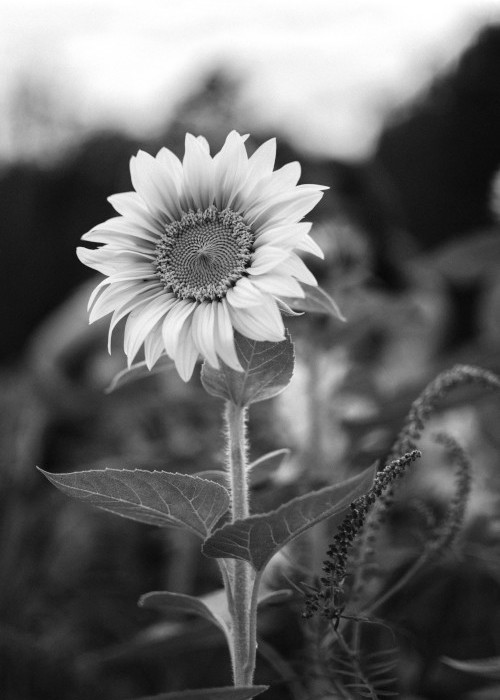
#> input picture Apps/EdgeDetection/static/sunflower.jpg, 500 x 700 px
$ jupyter execute generate_LoG_kernels.ipynb
#> lines starting #> are read from the running program, lines starting #| are printed output that depends on the picture; after the words box and inside, x2 and y2 are one past the last pixel; in counts of white or black regions, pixels touching at a corner belong together
[cell 1]
import numpy as np
import matplotlib.pyplot as plt
from skimage.io import imread
from skimage.util import img_as_float
from scipy.ndimage import convolve

[cell 2]
def get_log_kernel(sigma:float) -> np.ndarray:
    """
    Returns a Laplacian of the Gaussian kernel for the given sigma

    Parameters
    ----------
    sigma : float
        Standard deviation of the Gaussian filter

    Returns
    -------
    np.ndarray
        Laplacian of the Gaussian kernel
    """

    kernel_size = int(2 * np.ceil(3 * sigma) + 1)
    x = np.arange(-kernel_size // 2 + 1, kernel_size // 2 + 1)
    y = np.arange(-kernel_size // 2 + 1, kernel_size // 2 + 1)
    xx, yy = np.meshgrid(x, y)

    return (xx**2 + yy**2 - 2 * sigma**2) / sigma**4 * np.exp(-(xx**2 + yy**2) / (2 * sigma**2))

kernels = {f"LoG_sigma_{sigma}": get_log_kernel(sigma) for sigma in np.arange(1, 10.5, 0.5)}

[cell 3]
# Save kernels to file
np.savez('static/log_kernels.npz', **kernels)

[cell 4]
log_kernels = np.load('static/log_kernels.npz')
print(log_kernels["LoG_sigma_1.0"])

[cell 5]
img = img_as_float(imread("static/sunflower.jpg"))
#> img: shape (700, 500) float64; min 0, max 1, mean 0.408

kernel = log_kernels["LoG_sigma_4.0"]
img_convol = convolve(img, kernel)
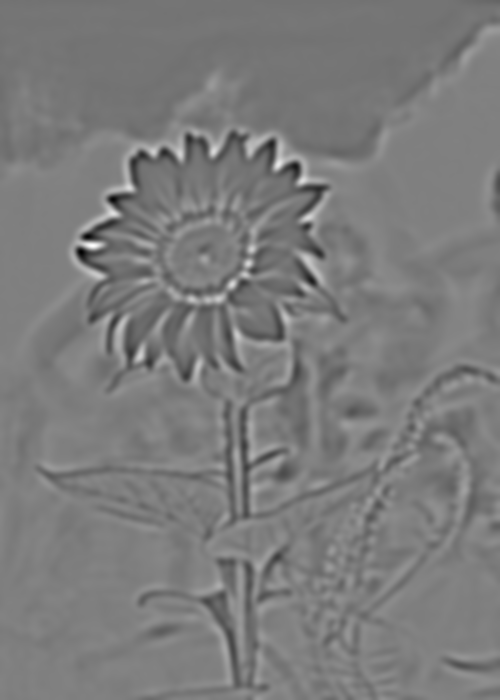
#> img_convol: shape (700, 500) float64; min -2.47, max 2.42, mean -0.095; drawn with min black and max white

lap_sign = np.sign(img_convol)
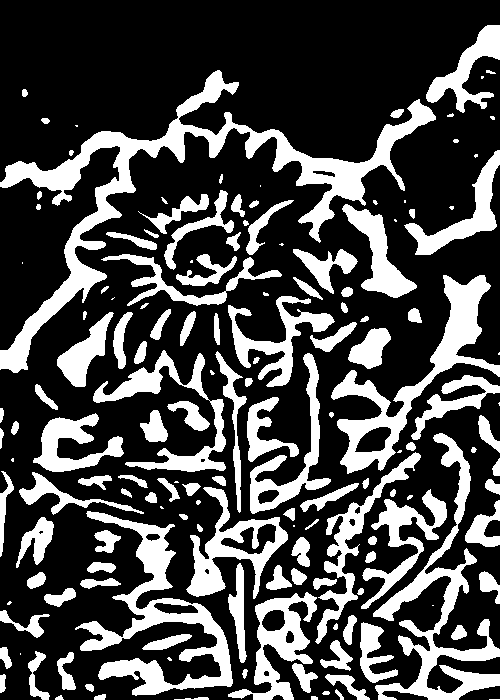
#> lap_sign: shape (700, 500) float64; values -1 (black) and 1 (white), 28.7% white; 154 white regions (29 under 20 px), largest, box (x1, y1, x2, y2) and area: (0, 70, 436, 373) 15746, (75, 511, 233, 696) 7521, (373, 433, 500, 700) 7076

# Zero-pad the last row and column
# The pad_width parameter is the number of pixels to pad
# on each side (before and after for each dimension)
lap_sign = np.pad(lap_sign, pad_width=((0, 1), (0, 1)), mode='constant')
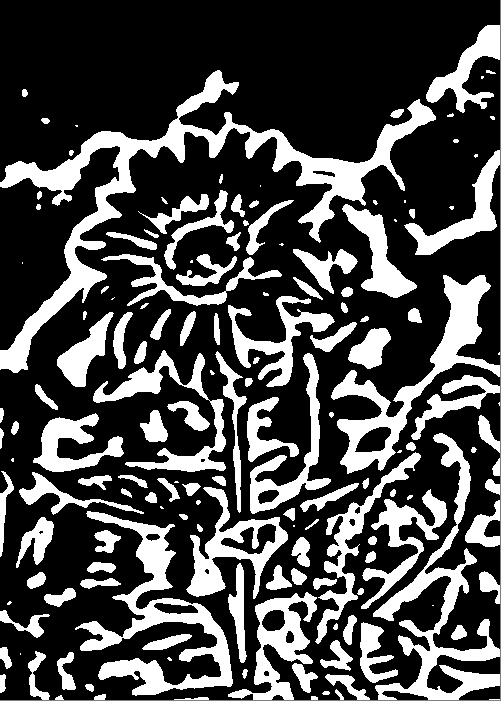
#> lap_sign: shape (701, 501) float64; min -1, max 1, mean -0.425; drawn with min black and max white

# Check if neighbor pixels have opposite sign
diff_x = (lap_sign[:-1, :-1] - lap_sign[:-1, 1:] < 0)
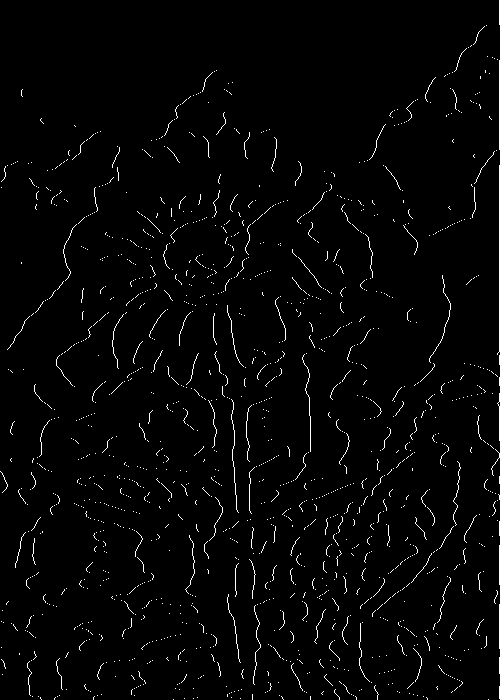
#> diff_x: shape (700, 500) bool; 2.1% white in thin lines or dots
diff_y = lap_sign[:-1, :-1] - lap_sign[1:, :-1] < 0
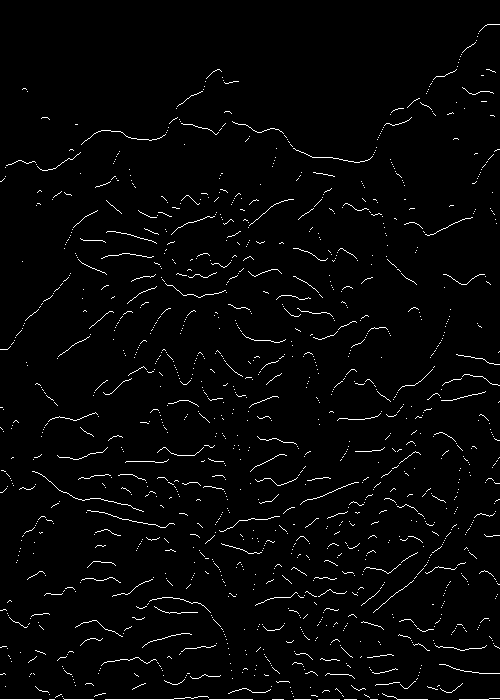
#> diff_y: shape (700, 500) bool; 2.2% white in thin lines or dots

# If either of the above is true, the pixel is a zero-crossing
edges =  np.logical_or(diff_x, diff_y).astype(float)
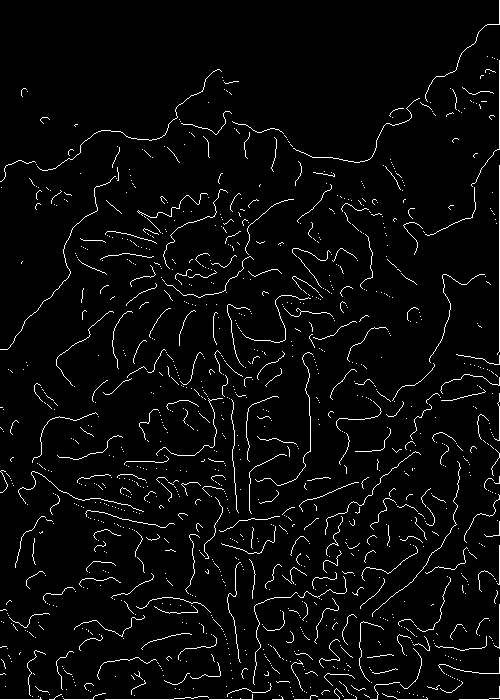
#> edges: shape (700, 500) float64; values 0 (black) and 1 (white), 3.7% white in thin lines or dots

fig, ax = plt.subplots(1, 3, figsize=(15, 5))

ax[0].imshow(img, cmap='gray')
ax[0].set_title('Original Image')
ax[0].axis('off')

ax[1].imshow(img_convol, cmap='gray')
ax[1].set_title('LoG Convolution')
ax[1].axis('off')

ax[2].imshow(edges, cmap='gray')
ax[2].set_title('Zero-crossings')
ax[2].axis('off')

plt.tight_layout()

$ run again, with Apps/EdgeDetection/static/dog.jpg copied over Apps/EdgeDetection/static/sunflower.jpg
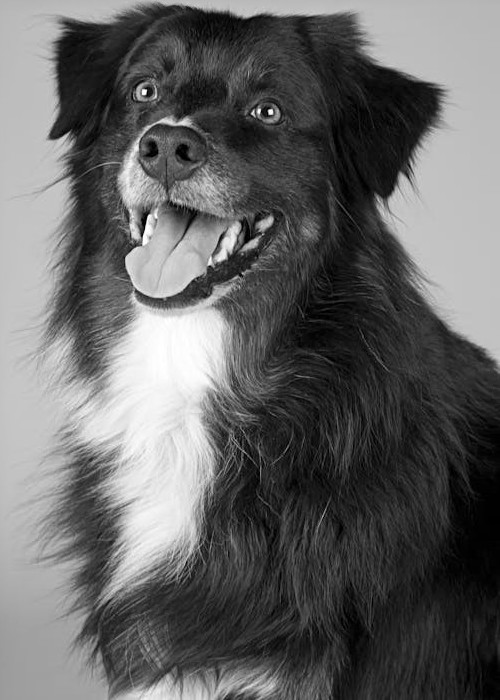
#> input picture Apps/EdgeDetection/static/dog.jpg, 500 x 700 px
#> `lap_sign = np.sign(img_convol)`:
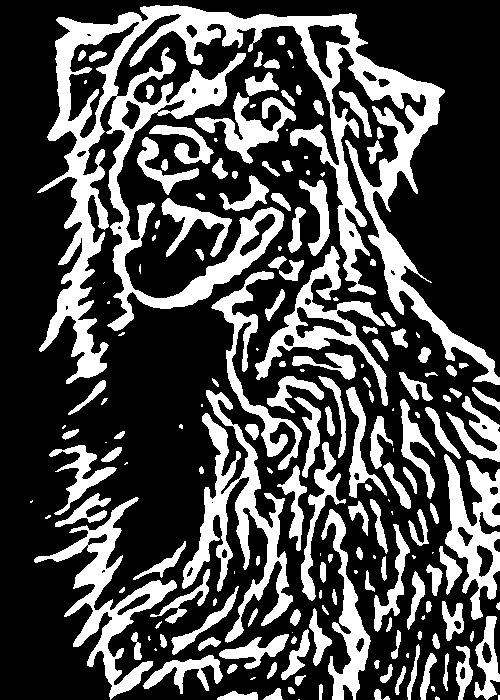
#> lap_sign: shape (700, 500) float64; values -1 (black) and 1 (white), 30.1% white; 187 white regions (46 under 20 px), largest, box (x1, y1, x2, y2) and area: (37, 5, 500, 385) 38218, (182, 390, 293, 643) 7361, (34, 497, 177, 700) 5899
#> diff_x: shape (700, 500) bool; 2.9% white in thin lines or dots
#> diff_y: shape (700, 500) bool; 2.3% white in thin lines or dots
#> `edges =  np.logical_or(diff_x, diff_y).astype(float)`:
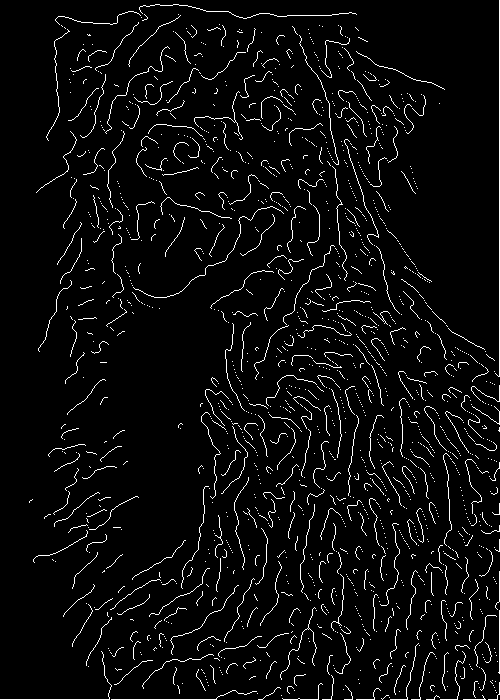
#> edges: shape (700, 500) float64; values 0 (black) and 1 (white), 4.5% white in thin lines or dots
